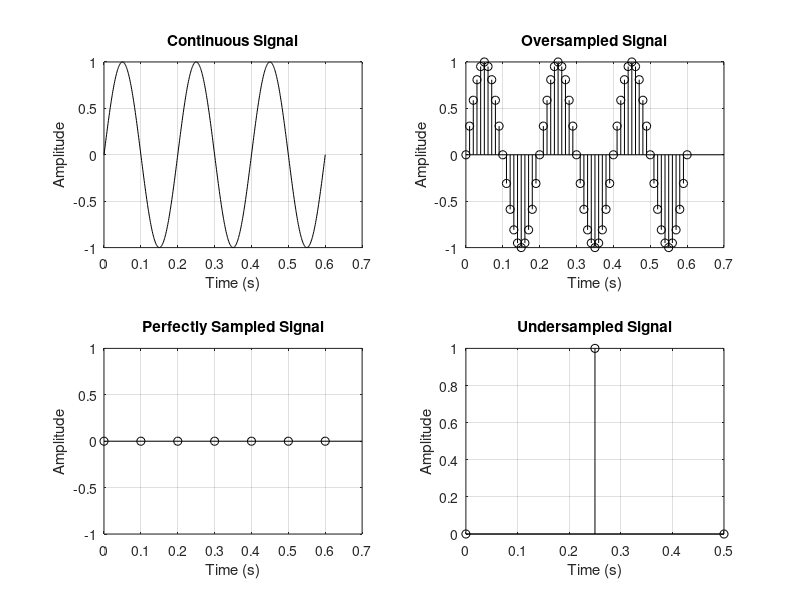

Write the MATLAB code that produced this figure. (Note: this script raises an error after producing the figure.)
clc; clear;close all;
fs_signal = 1000; % Nyquist frequency
t = 0:1/fs_signal:0.6; 
f = 5; % frequency of original signal

signal = sin(2 * pi * f * t);

figure;

subplot(2, 2, 1);
plot(t, signal, 'k');
title('Continuous Signal');
xlabel('Time (s)');
ylabel('Amplitude');
grid on;

fs_oversample = 100;  % Oversampling frequency (Hz)
fs_perfect = 10;     % Perfect sampling frequency (Hz)
fs_undersample = 4;  % Undersampling frequency (Hz)

% Oversampling
t_oversample = 0:1/fs_oversample:0.6;
signal_oversample = sin(2 * pi * f * t_oversample);
subplot(2, 2, 2);
stem(t_oversample, signal_oversample, 'k');
title('Oversampled Signal');
xlabel('Time (s)');
ylabel('Amplitude');
grid on;

% Perfect sampling
t_perfect = 0:1/fs_perfect:0.6;
signal_perfect = sin(2 * pi * f * t_perfect);

subplot(2, 2, 3);
stem(t_perfect, round(signal_perfect), 'k');
title('Perfectly Sampled Signal');
xlabel('Time (s)');
ylabel('Amplitude');
grid on;

% Undersampling
t_undersample = 0:1/fs_undersample:0.6;
signal_undersample = sin(2 * pi * f * t_undersample);

subplot(2, 2, 4);
stem(t_undersample, signal_undersample, 'k');
title('Undersampled Signal');
xlabel('Time (s)');
ylabel('Amplitude');
grid on;

sgtitle('Verification of the Sampling Theorem');

saveas(gcf, 'sampling_theorem_plot.png');
